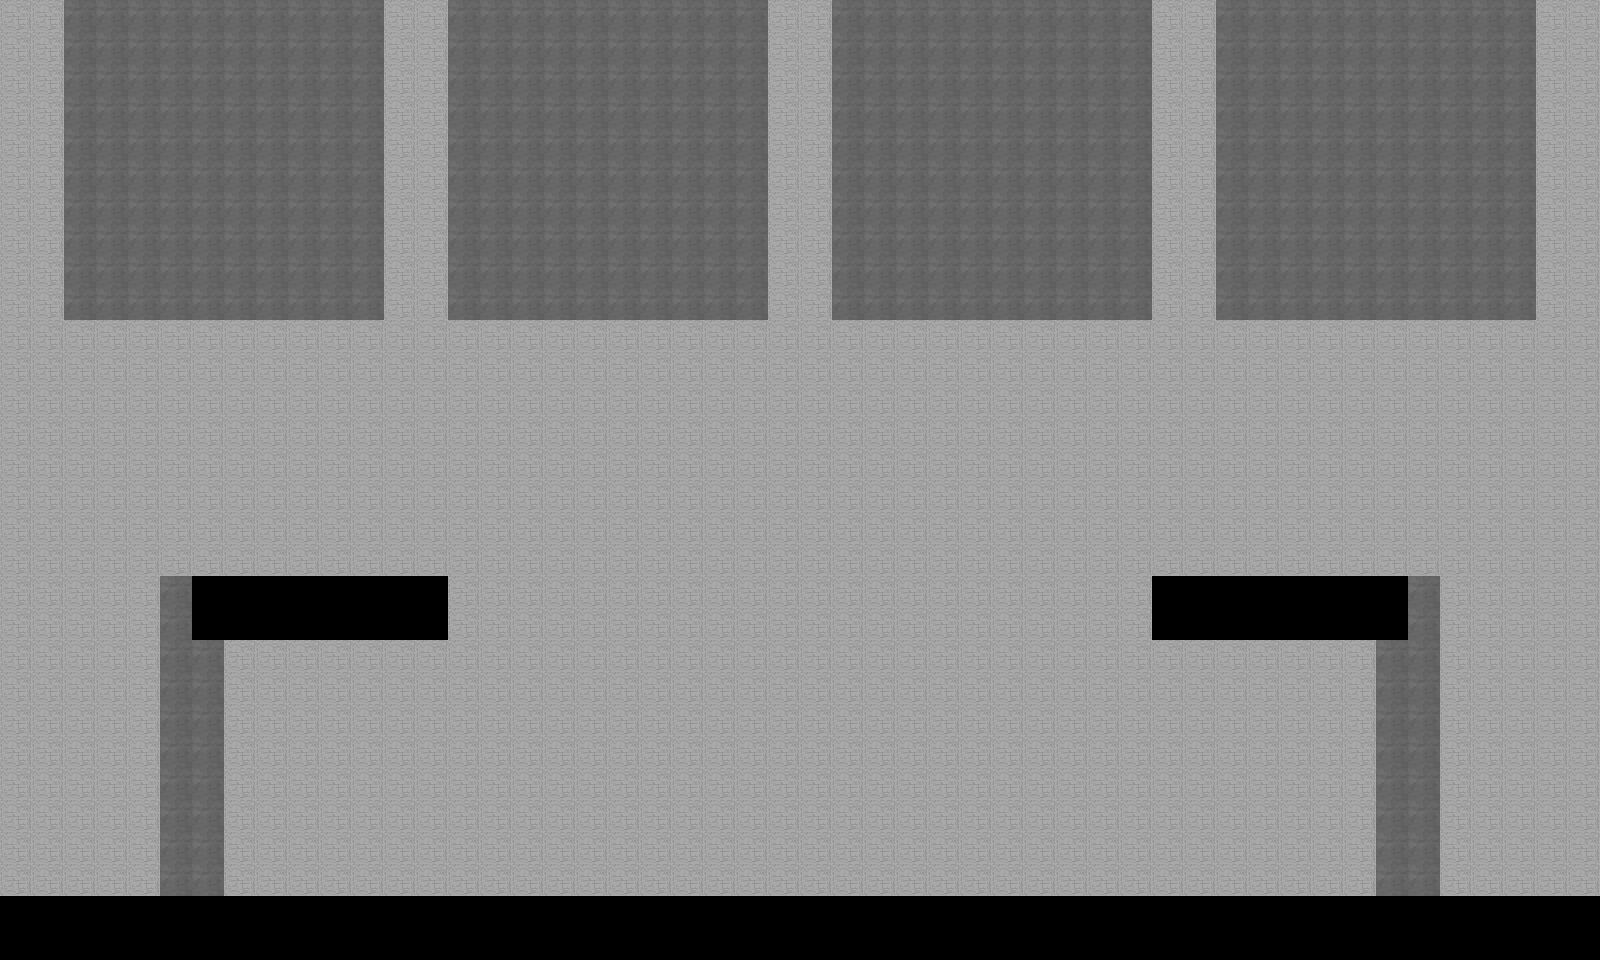

This is a level from a 2D game, rendered from its Tiled map with the project's own tilesets. A one-line summary and the map file follow, with tile-layer data summarised:
An orthogonal 50x30 tile map with 32x32 px tiles, 3 tile layers (tiles_1, tiles_2, tiles_3), 2 tilesets and 1 object (object).

<map version="1.0" orientation="orthogonal" renderorder="right-down" width="50" height="30" tilewidth="32" tileheight="32" nextobjectid="29">
 <tileset firstgid="1" name="tileset" tilewidth="32" tileheight="32" tilecount="12" columns="4">
  <image source="tileset.png" trans="000000" width="128" height="96" />
 </tileset>
 <tileset firstgid="13" name="objects" tilewidth="32" tileheight="32" tilecount="12" columns="4">
  <image source="objects.png" trans="000000" width="128" height="96" />
 </tileset>
 <layer name="tiles_1" width="50" height="30">
  <data>[1500 cells, 1500 non-empty, 2 distinct tile ids]</data>
 </layer>
 <layer name="tiles_2" width="50" height="30">
  <data>[1500 cells, 1500 non-empty, 3 distinct tile ids]</data>
 </layer>
 <layer name="tiles_3" width="50" height="30">
  <data>[1500 cells, 20 non-empty, 1 distinct tile ids]</data>
 </layer>
 <objectgroup name="stickmans" />
 <objectgroup name="objects">
  <object id="28" name="spawn_point" type="object" gid="13" x="1236" y="958.667" width="32" height="32" />
 </objectgroup>
</map>